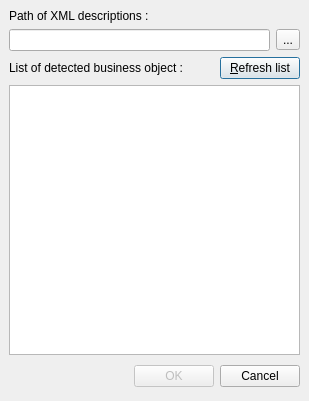
<ui version="4.0" >
 <class>JavaObjectFile</class>
 <widget class="QDialog" name="JavaObjectFile" >
  <property name="geometry" >
   <rect>
    <x>0</x>
    <y>0</y>
    <width>309</width>
    <height>401</height>
   </rect>
  </property>
  <property name="windowTitle" >
   <string>Descriptions files</string>
  </property>
  <property name="modal" >
   <bool>true</bool>
  </property>
  <layout class="QGridLayout" >
   <property name="margin" >
    <number>9</number>
   </property>
   <property name="spacing" >
    <number>6</number>
   </property>
   <item row="0" column="0" >
    <layout class="QVBoxLayout" >
     <property name="margin" >
      <number>0</number>
     </property>
     <property name="spacing" >
      <number>6</number>
     </property>
     <item>
      <widget class="QLabel" name="label" >
       <property name="text" >
        <string>Path of XML descriptions :</string>
       </property>
       <property name="buddy" >
        <cstring>m_javaObjectPathEdit</cstring>
       </property>
      </widget>
     </item>
     <item>
      <layout class="QHBoxLayout" >
       <property name="margin" >
        <number>0</number>
       </property>
       <property name="spacing" >
        <number>6</number>
       </property>
       <item>
        <widget class="QLineEdit" name="m_javaObjectPathEdit" />
       </item>
       <item>
        <widget class="QToolButton" name="m_javaObjectPathChange" >
         <property name="text" >
          <string>...</string>
         </property>
        </widget>
       </item>
      </layout>
     </item>
     <item>
      <layout class="QHBoxLayout" >
       <property name="margin" >
        <number>0</number>
       </property>
       <property name="spacing" >
        <number>6</number>
       </property>
       <item>
        <widget class="QLabel" name="label_2" >
         <property name="text" >
          <string>List of detected business object :</string>
         </property>
         <property name="buddy" >
          <cstring>m_javaObjectList</cstring>
         </property>
        </widget>
       </item>
       <item>
        <spacer>
         <property name="orientation" >
          <enum>Qt::Horizontal</enum>
         </property>
         <property name="sizeHint" >
          <size>
           <width>40</width>
           <height>20</height>
          </size>
         </property>
        </spacer>
       </item>
       <item>
        <widget class="QPushButton" name="m_javaObjectRefreshButton" >
         <property name="text" >
          <string>&amp;Refresh list</string>
         </property>
        </widget>
       </item>
      </layout>
     </item>
     <item>
      <widget class="QListWidget" name="m_javaObjectList" >
       <property name="sortingEnabled" >
        <bool>true</bool>
       </property>
      </widget>
     </item>
     <item>
      <layout class="QHBoxLayout" >
       <property name="margin" >
        <number>0</number>
       </property>
       <property name="spacing" >
        <number>6</number>
       </property>
       <item>
        <spacer>
         <property name="orientation" >
          <enum>Qt::Horizontal</enum>
         </property>
         <property name="sizeHint" >
          <size>
           <width>131</width>
           <height>31</height>
          </size>
         </property>
        </spacer>
       </item>
       <item>
        <widget class="QPushButton" name="okButton" >
         <property name="enabled" >
          <bool>false</bool>
         </property>
         <property name="text" >
          <string>OK</string>
         </property>
        </widget>
       </item>
       <item>
        <widget class="QPushButton" name="cancelButton" >
         <property name="text" >
          <string>Cancel</string>
         </property>
        </widget>
       </item>
      </layout>
     </item>
    </layout>
   </item>
  </layout>
 </widget>
 <tabstops>
  <tabstop>m_javaObjectPathEdit</tabstop>
  <tabstop>m_javaObjectPathChange</tabstop>
  <tabstop>m_javaObjectRefreshButton</tabstop>
  <tabstop>m_javaObjectList</tabstop>
  <tabstop>okButton</tabstop>
  <tabstop>cancelButton</tabstop>
 </tabstops>
 <resources/>
 <connections>
  <connection>
   <sender>okButton</sender>
   <signal>clicked()</signal>
   <receiver>JavaObjectFile</receiver>
   <slot>accept()</slot>
   <hints>
    <hint type="sourcelabel" >
     <x>216</x>
     <y>364</y>
    </hint>
    <hint type="destinationlabel" >
     <x>96</x>
     <y>254</y>
    </hint>
   </hints>
  </connection>
  <connection>
   <sender>cancelButton</sender>
   <signal>clicked()</signal>
   <receiver>JavaObjectFile</receiver>
   <slot>reject()</slot>
   <hints>
    <hint type="sourcelabel" >
     <x>297</x>
     <y>364</y>
    </hint>
    <hint type="destinationlabel" >
     <x>179</x>
     <y>282</y>
    </hint>
   </hints>
  </connection>
 </connections>
</ui>
